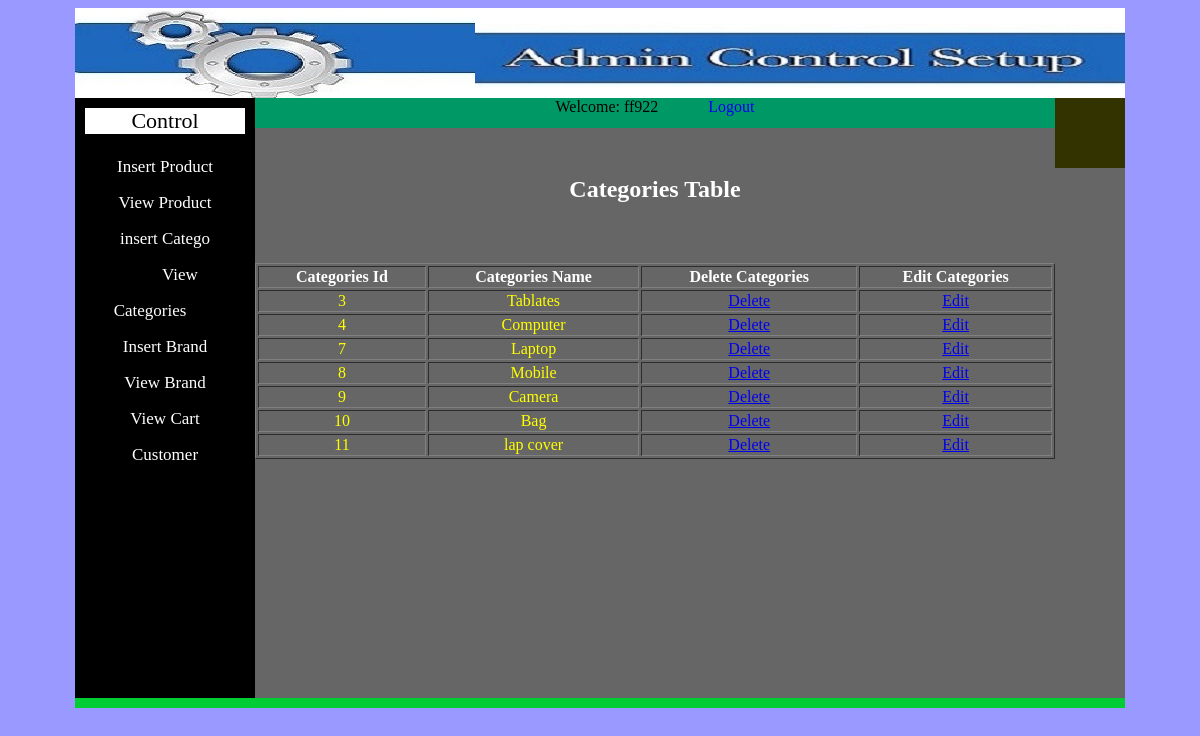
The page /admin_area/view_categories.php (signed in) on the database its author committed.
### tables this page shows
CREATE TABLE IF NOT EXISTS `categories` (
  `cat_id` int(15) NOT NULL AUTO_INCREMENT,
  `cat_name` varchar(50) NOT NULL,
  PRIMARY KEY (`cat_id`)
);

### admin_area/view_categories.php (the view, shortened to what this page needs)
<!DOCTYPE html PUBLIC "-//W3C//DTD XHTML 1.0 Transitional//EN" "http://www.w3.org/TR/xhtml1/DTD/xhtml1-transitional.dtd">
<html xmlns="http://www.w3.org/1999/xhtml">
<head>
<link rel="stylesheet" href="style/wraper.css">
</head>
<body>
<center><div class="wraper">
<div class="wraper_header">
<div class="wraper_header1">
<img src="image/header_admin1.jpg">
</div>
<div class="wraper_header3">
<img src="image/header_admin3.jpg">
</div>
</div>
<div class="wraper_content">
<div class="wraper_left_content">
<div class="manage">
Control
</div>
<ul class="admin">
<li><a href="insert_product.php">Insert Product</a><li>
<li><a href="view_product.php">View Product</a><li>
<li><a href="insert_catego.php">insert Catego</a><li>
<li><a href="view_categories.php">View Categories </a><li>
<li><a href="insert_brand.php">Insert Brand</a><li>
<li><a href="view_brand.php">View Brand</a><li>
<li><a href="view_cart.php">View Cart</a><li>
<li><a href="customer.php">Customer</a><li>
</ul>
</div>
<div class="wraper_right_content">
<div class="admin_box">
<div class="admin_image_box">
</div>
<div class="admin_welcome_box">
Welcome: <?php echo $_SESSION['username'];?>
<a href="admin_logout.php" style="text-decoration:none; margin-left:50px;">Logout</a>
<form 	action="view_categories.php" method="post" enctype="multipart/form-data" name="view_categories">
<table align="center" style="margin-top:60px;" border="1" bordercolor:red; width="800">
<h2 style="color:#FFFFFF; margin-top:60px;" >Categories Table<h2>
<tr>
<th style="color:#FFFFFF;">Categories Id</th>
<th style="color:#FFFFFF;">Categories Name</th>
<th style="color:#FFFFFF;">Delete Categories </th>
<th style="color:#FFFFFF;">Edit Categories</th>
</tr>
<tr>
<?php
$select="select *from categories";
$run=mysql_query($select);
while($row=mysql_fetch_array($run))
{
$cats_id=$row['cat_id'];
$cats_name=$row['cat_name'];
?>
<td style="color:#FFFF00; text-align:center;"><?php echo $cats_id; ?></td>
<td style="color:#FFFF00; text-align:center;"><?php echo $cats_name; ?></td>
<td style="color:#FFFFFF; text-align:center;"><a href='cate_delete.php?delete_cats=<?php  echo $cats_id ?>'>Delete</a></td>
<td style="color:#FFFFFF; text-align:center;"><a href='cate_edit.php?edit_cats=<?php  echo $cats_id ?>'>Edit</a></td>
</tr>
<?php  } ?>
</table>
</form>
</div>
</div>
</div>
</div>
</div></center>
</body>
</html>

### admin_area/style/wraper.css (style rules this page uses)
body { background:#9999FF; }
.wraper { width:1050px; height:700px; background-color:#00CC33; }
.wraper_header { width:1050px; height:90px; background-color:#CCCCCC; }
.wraper_header1 { width:650px; height:90px; background-color:#CCCCCC; float:right; }
.wraper_header3 { width:400px; height:90px; background-color:#CCCCCC; float:left; }
.wraper_content { width:1050px; height:600px; background-color:#003399; }
.wraper_left_content { width:180px; height:600px; background-color:black; float:left; }
.wraper_right_content { width:870px; height:600px; background-color:#666666; float:right; }
.manage { color:blak; background-color:white; font-size:22px; margin:10px; }
.admin { padding:5px; line-height:36px; margin-top:auto; }
.admin li { list-style:none; margin:0px; }
.admin a { text-decoration:none; margin:5px; padding:25px; font-size:17px; color:#FFFFFF; text-align:center; }

### admin_area/view_categories.php (style rules this page uses)
.admin_box { width:870px; height:600px; }
.admin_image_box { width:70px; height:70px; background-color:#333300; float:right; }
.admin_welcome_box { width:800px; height:30px; background-color:#009966; float:left; }

### rows shown on the page
categories: cat_id "3", cat_name "Tablates"
categories: cat_id "4", cat_name "Computer"
categories: cat_id "7", cat_name "Laptop"
categories: cat_id "8", cat_name "Mobile"
categories: cat_id "9", cat_name "Camera"
categories: cat_id "10", cat_name "Bag"
categories: cat_id "11", cat_name "lap cover"

### other values the page prints
$_SESSION['username'] "ff922"
